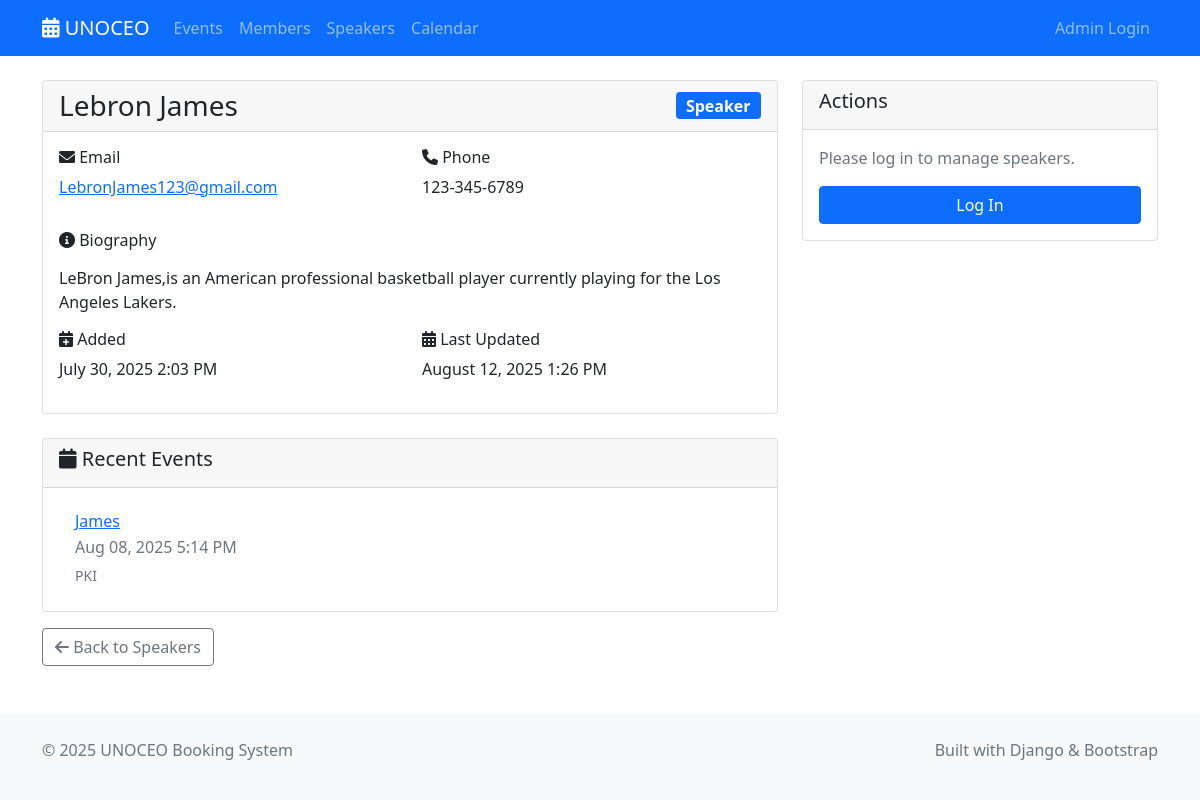
The app's page /speakers/1/ with its own data.
### shared/models.py (models this page shows, shortened)
class Speaker(models.Model):
    name = models.CharField(max_length=200)
    email = models.EmailField(validators=[EmailValidator()])
    bio = models.TextField(blank=True)
    expertise = models.CharField(max_length=300, blank=True)
    phone = models.CharField(max_length=20, blank=True)
    created_at = models.DateTimeField(auto_now_add=True)
    updated_at = models.DateTimeField(auto_now=True)
    class Meta:
        ordering = ['name']

class Event(models.Model):
    EVENT_TYPES = [
        ('conference', 'Conference'),
        ('workshop', 'Workshop'),
        ('seminar', 'Seminar'),
        ('webinar', 'Webinar'),
        ('meeting', 'Meeting'),
    ]
    STATUS_CHOICES = [
        ('draft', 'Draft'),
        ('published', 'Published'),
        ('cancelled', 'Cancelled'),
        ('completed', 'Completed'),
    ]
    title = models.CharField(max_length=300)
    description = models.TextField()
    event_type = models.CharField(max_length=20, choices=EVENT_TYPES, default='meeting')
    status = models.CharField(max_length=20, choices=STATUS_CHOICES, default='draft')
    start_datetime = models.DateTimeField()
    end_datetime = models.DateTimeField()
    location = models.CharField(max_length=500, blank=True)
    max_attendees = models.PositiveIntegerField(null=True, blank=True)
    speaker = models.ForeignKey(Speaker, on_delete=models.SET_NULL, null=True, blank=True)
    attendees = models.ManyToManyField(Member, blank=True, related_name='events_attending')
    created_by = models.ForeignKey(User, on_delete=models.CASCADE)
    created_at = models.DateTimeField(auto_now_add=True)
    updated_at = models.DateTimeField(auto_now=True)
    class Meta:
        ordering = ['-start_datetime']

### speaker_management/display/views.py (the view)
# urls.py: path('<int:pk>/', views.SpeakerDetailView.as_view(), name='detail'),
class SpeakerDetailView(DetailView):
    model = Speaker
    template_name = 'speaker_management/detail.html'
    context_object_name = 'speaker'
    def get_context_data(self, **kwargs):
        context = super().get_context_data(**kwargs)
        context['recent_events'] = self.object.event_set.all()[:5]
        return context

### speaker_management/display/templates/speaker_management/detail.html (shortened to what this page needs)
{% extends 'base.html' %}
{% block content %}
<div class="container mt-4">
    <div class="row">
        <div class="col-lg-8">
            <div class="card">
                <div class="card-header d-flex justify-content-between align-items-center">
                    <h1 class="h3 mb-0">{{ speaker.name }}</h1>
                    <span class="badge bg-primary fs-6">Speaker</span>
                </div>
                <div class="card-body">
                    <div class="row mb-3">
                        <div class="col-md-6">
                            <h6><i class="fas fa-envelope"></i> Email</h6>
                            <p><a href="mailto:{{ speaker.email }}">{{ speaker.email }}</a></p>
                        </div>
                        <div class="col-md-6">
                            <h6><i class="fas fa-phone"></i> Phone</h6>
                            <p>{{ speaker.phone|default:"Not provided" }}</p>
                        </div>
                    </div>
                    {% if speaker.bio %}
                        <div class="mb-3">
                            <h6><i class="fas fa-info-circle"></i> Biography</h6>
                            <p>{{ speaker.bio|linebreaks }}</p>
                        </div>
                    {% endif %}
                    <div class="row">
                        <div class="col-md-6">
                            <h6><i class="fas fa-calendar-plus"></i> Added</h6>
                            <p>{{ speaker.created_at|date:"F d, Y g:i A" }}</p>
                        </div>
                        <div class="col-md-6">
                            <h6><i class="fas fa-calendar-alt"></i> Last Updated</h6>
                            <p>{{ speaker.updated_at|date:"F d, Y g:i A" }}</p>
                        </div>
                    </div>
                </div>
            </div>
            {% if recent_events %}
                <div class="card mt-4">
                    <div class="card-header">
                        <h5><i class="fas fa-calendar"></i> Recent Events</h5>
                    </div>
                    <div class="card-body">
                        <div class="list-group list-group-flush">
                            {% for event in recent_events %}
                                <div class="list-group-item d-flex justify-content-between align-items-center">
                                    <div>
                                        <h6 class="mb-1">
                                            <a href="{% url 'event_management:detail' event.pk %}">{{ event.title }}</a>
                                        </h6>
                                        <p class="mb-1 text-muted">{{ event.start_datetime|date:"M d, Y g:i A" }}</p>
                                        <small class="text-muted">{{ event.location|default:"Location TBD" }}</small>
                                    </div>
                                    <div class="text-end">
                                        <span class="badge bg-{{ event.event_type|default:'secondary' }}">
                                        </span>
                                    </div>
                                </div>
                            {% endfor %}
                        </div>
                    </div>
                </div>
            {% endif %}
        </div>
        <div class="col-lg-4">
            <div class="card">
                <div class="card-header">
                    <h5>Actions</h5>
                </div>
                <div class="card-body">
                    {% if user.is_authenticated %}
                        <a href="{% url 'speaker_management:update' speaker.pk %}" class="btn btn-outline-primary btn-block mb-2 w-100">
                            <i class="fas fa-edit"></i> Edit Speaker
                        </a>
                        <a href="{% url 'admin:shared_speaker_change' speaker.pk %}" class="btn btn-outline-secondary btn-block mb-2 w-100">
                            <i class="fas fa-cog"></i> Manage in Admin
                        </a>
                        <small class="text-muted">
                            <i class="fas fa-info-circle"></i>
                            To delete this speaker, use the Django admin panel above.
                        </small>
                    {% else %}
                        <p class="text-muted">Please log in to manage speakers.</p>
                        <a href="{% url 'admin:login' %}" class="btn btn-primary btn-block w-100">Log In</a>
                    {% endif %}
                </div>
            </div>
        </div>
    </div>
    <div class="mt-3">
        <a href="{% url 'speaker_management:list' %}" class="btn btn-outline-secondary">
            <i class="fas fa-arrow-left"></i> Back to Speakers
        </a>
    </div>
</div>
{% endblock %}

### records on screen
Speaker: name "Lebron James", email "LebronJames123@gmail.com", phone "123-345-6789", bio "LeBron James,is an American professional basketball player currently playing for the Los Angeles Lakers.", created_at "July 30, 2025 2:03 PM", updated_at "August 12, 2025 1:26 PM"
Event: title "James", start_datetime "Aug 08, 2025 5:14 PM", location "PKI"
